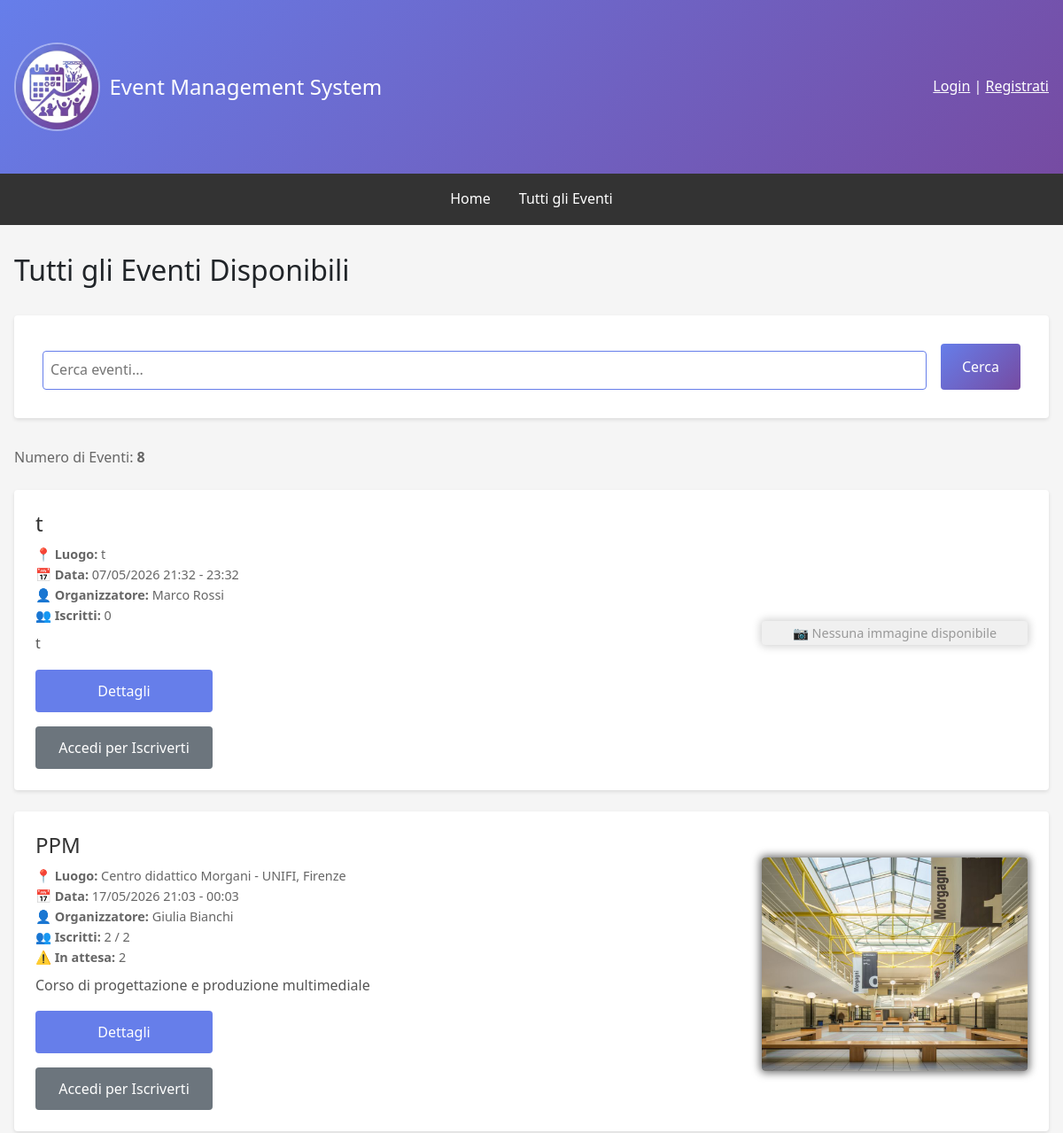
/events/ (upper part), run on an earlier commit of the app's database.
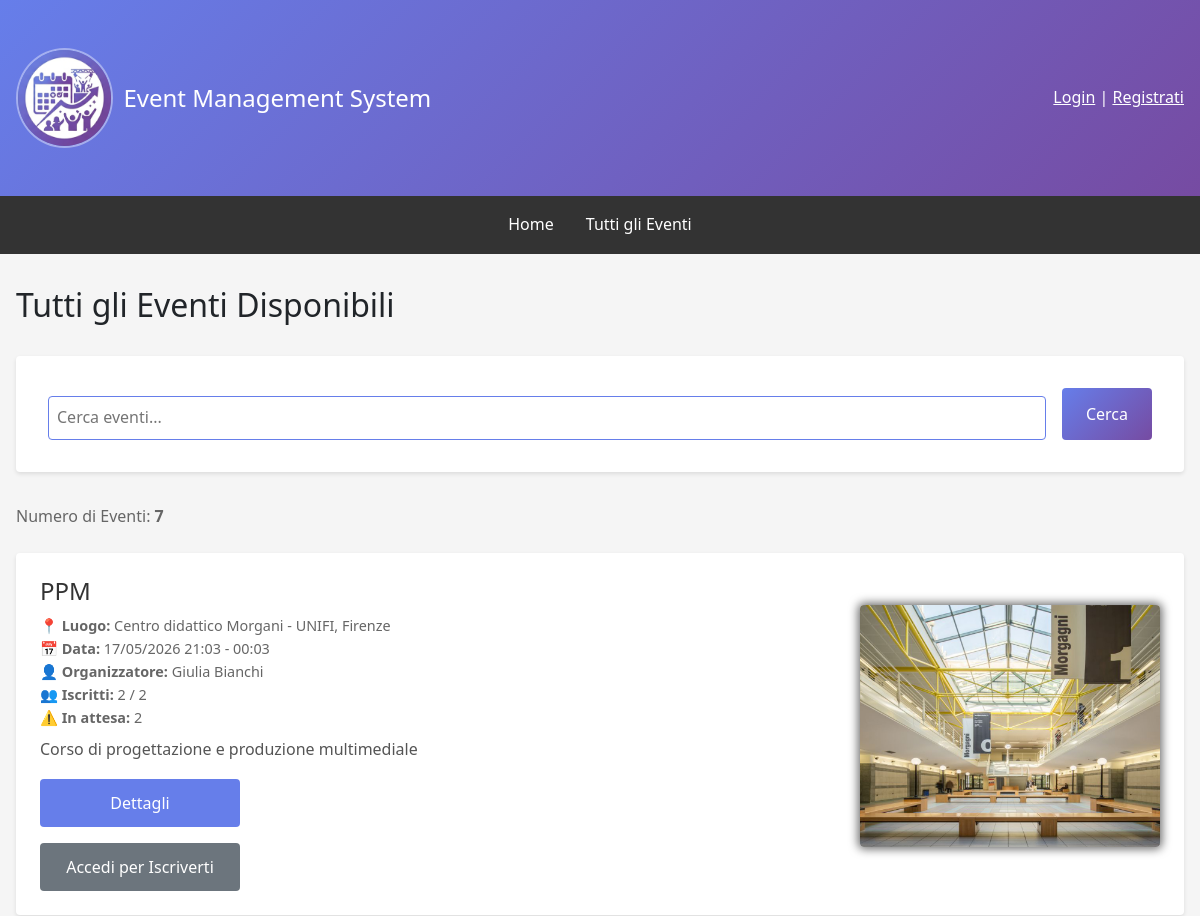
And on a later commit of the database.
### events/models.py (models this page shows, shortened)
class Event(models.Model):
    STATUS_CHOICES = [('draft', 'Bozza'), ('published', 'Pubblicato'), ('ongoing', 'In Corso'), ('completed', 'Completato'), ('cancelled', 'Annullato')]
    title = models.CharField(max_length=200, verbose_name='Titolo')
    description = models.TextField(verbose_name='Descrizione')
    organizer = models.ForeignKey(User, on_delete=models.CASCADE, related_name='organized_events', verbose_name='Organizzatore')
    location = models.CharField(max_length=255, verbose_name='Luogo')
    start_date = models.DateTimeField(verbose_name='Data e Ora Inizio')
    end_date = models.DateTimeField(verbose_name='Data e Ora Fine')
    max_attendees = models.IntegerField(null=True, blank=True, verbose_name='Numero Massimo Partecipanti')
    image = models.ImageField(upload_to='event_images/', blank=True, null=True, verbose_name='Immagine')
    status = models.CharField(max_length=15, choices=STATUS_CHOICES, default='draft', verbose_name='Stato')
    created_at = models.DateTimeField(auto_now_add=True)
    updated_at = models.DateTimeField(auto_now=True)
    deleted_at = models.DateTimeField(null=True, blank=True, verbose_name='Eliminato il')
    class Meta:
        ordering = ['-start_date']
        permissions = [('can_create_event', 'Può creare eventi'), ('can_edit_own_events', 'Può modificare i propri eventi'), ('can_delete_own_events', 'Può eliminare i propri eventi'), ('can_view_attendees', 'Può visualizzare la lista dei partecipanti')]
    @property
    def get_confirmed_attendees_count(self):
        return self.eventregistration_set.filter(status='confirmed').count()
    def get_pending_attendees_count(self):
        return self.eventregistration_set.filter(status='pending').count()

### events/views.py (the view)
# urls.py: path('', views.EventListView.as_view(), name='event_list'),
class EventListView(ListView):
    model = Event
    template_name = 'events/event_list.html'
    context_object_name = 'events'
    paginate_by = 10
    def get_queryset(self):
        queryset = Event.objects.filter(status='published', deleted_at__isnull=True).order_by('start_date')
        query = self.request.GET.get('q')
        if query:
            queryset = queryset.filter(Q(title__icontains=query) | Q(description__icontains=query) | Q(location__icontains=query))
        return queryset
    def get_context_data(self, **kwargs):
        context = super().get_context_data(**kwargs)
        context['total_events'] = Event.objects.filter(status='published').count()
        if self.request.user.is_authenticated:
            user_registrations = EventRegistration.objects.filter(user=self.request.user).values_list('event_id', flat=True)
            context['registered_events'] = user_registrations
        return context

### templates/events/event_list.html (shortened to what this page needs)
{% extends 'base.html' %}
{% block content %}
<h2>Tutti gli Eventi Disponibili</h2>
<form method="get" class="search-form">
    <input type="text" name="q" placeholder="Cerca eventi..." value="{{ request.GET.q }}" aria-label="Cerca eventi">
    <button type="submit" class="btn" style="background: linear-gradient(135deg, #667eea 0%, #764ba2 100%);">Cerca</button>
</form>
<p style="color: #666; margin-bottom: 1.5rem;">
    Numero di Eventi: <strong>{{ total_events }}</strong>
</p>
{% if events %}
    {% for event in events %}
        <div class="event-card">
            <div class="event-content">
                <h3 class="event-title">{{ event.title }}</h3>
                <div class="event-meta">
                    <strong>📍 Luogo:</strong> {{ event.location }}<br>
                    <strong>📅 Data:</strong> {{ event.start_date|date:"d/m/Y H:i" }} - {{ event.end_date|date:"H:i" }}<br>
                    <strong>👤 Organizzatore:</strong> {{ event.organizer.get_full_name|default:event.organizer.username }}<br>
                    <strong>👥 Iscritti:</strong> {{ event.get_confirmed_attendees_count }}{% if event.max_attendees %} / {{ event.max_attendees }}{% endif %}<br>
                    {% if event.get_pending_attendees_count > 0 %}<strong>⚠️ In attesa:</strong> {{ event.get_pending_attendees_count }}{% endif %}
                </div>
                <p class="event-description">{{ event.description|truncatewords:30 }}</p>
                <div style="display: flex; gap: 1rem; flex-wrap: wrap;" class="event-card-buttons">
                    <a href="{% url 'events:event_detail' event.pk %}" class="btn">Dettagli</a>
                    {% if request.user.is_authenticated %}
                        {% if not request.user.is_staff %}
                            {% if event.pk in registered_events and user_registration.status != 'cancelled' %}
                                <span style="padding: 0.75rem; background-color: #28a745; color: white; border-radius: 4px;">✓ Iscritto</span>
                            {% else %}
                                <a href="{% url 'events:event_register' event.pk %}" class="btn btn-secondary">Iscriviti</a>
                            {% endif %}
                        {% endif %}
                    {% else %}
                        <a href="{% url 'users:login' %}" class="btn btn-secondary">Accedi per Iscriverti</a>
                    {% endif %}
                </div>
            </div>
            {% if event.image %}
                <div class="event-thumbnail">
                    <img src="{{ event.image.url }}" alt="{{ event.title }}" style="width: 100%; height: auto; margin-bottom: 1rem; border-radius: 4px; box-shadow: 0 0 10px 2px dimgray">
                </div>
            {% else %}
                <div class="no-image" style="text-align: center; margin-bottom: 1rem; padding: 2px; border-radius: 4px; box-shadow: 0 0 10px 2px lightgray">
                    <span>📷 Nessuna immagine disponibile</span>
                </div>
            {% endif %}
        </div>
    {% endfor %}
{% else %}
    <p style="text-align: center; padding: 2rem; color: #666;">Nessun evento disponibile in questo momento.</p>
{% endif %}
{% endblock %}

### templates/base.html (shortened to what this page needs)
{% load static %}
<!DOCTYPE html>
<html lang="it">
<head>
    <link href="https://cdn.jsdelivr.net/npm/bootstrap@5.3.0/dist/css/bootstrap.min.css" rel="stylesheet">
</head>
<body>
    <header>
        <div class="container">
            <div class="header-content">
                <div class="header-logo">
                    <a href="{% url 'home' %}" style="text-decoration: none; color: inherit; display: flex; align-items: center; gap: 10px;">
                        <img src="{% static 'favicon.ico' %}" alt="Event Management System Logo">
                        <h1>Event Management System</h1>
                    </a>
                </div>
                <div class="user-info">
                    {% if user.is_authenticated %}
                        <span>Benvenuto, {{ user.first_name|default:user.username }}!</span>
                        <a href="{% url 'users:profile' %}" style="color: white; text-decoration: underline;">Profilo</a> |
                        <form method="post" action="{% url 'users:logout' %}" style="display: inline; margin: 0; padding: 0; background: none; border:none; outline: none; box-shadow: none;">
                            {% csrf_token %}
                            <button type="submit" style="background: none; border: none; color: white; text-decoration: underline; cursor: pointer; padding: 0; font: inherit; outline: none; box-shadow: none;">
                                Logout
                            </button>
                        </form>
                    {% else %}
                        <a href="{% url 'users:login' %}" style="color: white; text-decoration: underline;">Login</a> |
                        <a href="{% url 'users:register' %}" style="color: white; text-decoration: underline;">Registrati</a>
                    {% endif %}
                </div>
            </div>
        </div>
    </header>
    <nav>
        <div class="nav-links">
            <a href="{% url 'home' %}">Home</a>
            <a href="{% url 'events:event_list' %}">Tutti gli Eventi</a>
        </div>
    </nav>
    <div class="container">
        {% block content %}{% endblock %}
    </div>
</body>
</html>

### templates/base.html (style rules this page uses)
* { margin: 0; padding: 0; box-sizing: border-box; }
body { font-family: 'Segoe UI', Tahoma, Geneva, Verdana, sans-serif; background-color: #f5f5f5; line-height: 1.6; }
header { background: linear-gradient(135deg, #667eea 0%, #764ba2 100%); color: white; padding: 1rem 0; }
.header-logo { display: flex; align-items: center; gap: 0.75rem; }
.header-logo img { height: 100px; width: auto; border: 2px solid rgb(255 255 255 / 0.4); border-radius: 50%; }
.header-logo h1 { margin: 0; font-size: 1.5rem; }
nav { background-color: #333; padding: 0; position: relative; transition: all 0.3s ease; }
.nav-links { display: flex; justify-content: center; padding: 0.5rem; transition: all 0.3s ease; }
nav a { display: inline-block; color: white; text-decoration: none; padding: 0.5rem 1rem; font-size: 1rem; transition: all 0.3s ease; }
.container { max-width: 1200px; margin: 0 auto; padding: 2rem 1rem; }
.header-content { display: flex; justify-content: space-between; align-items: center; }
.btn { display: inline-block; padding: 0.75rem 1.5rem; background-color: #667eea; color: white; text-decoration: none; border-radius: 4px; border: none; cursor: pointer; font-size: 1rem; }
.btn-secondary { background-color: #6c757d; }
.event-card { background: white; padding: 1.5rem; margin-bottom: 1rem; border-radius: 4px; box-shadow: 0 2px 4px rgba(0,0,0,0.1); }
.event-title { font-size: 1.5rem; margin-bottom: 0.5rem; color: #333; }
.event-meta { color: #666; font-size: 0.9rem; margin-bottom: 0.5rem; }
.event-description { color: #555; margin-bottom: 1rem; }
form { background: white; padding: 2rem; border-radius: 4px; box-shadow: 0 2px 4px rgba(0,0,0,0.1); }
input, textarea, select { width: 100%; padding: 0.5rem; margin-top: 0.5rem; border: 1px solid #ddd; border-radius: 4px; font-family: inherit; font-size: 1rem; }
.user-info { color: white; }

### templates/events/event_list.html (style rules this page uses)
.search-form { display: flex; gap: 1rem; margin: 2rem 0; flex-wrap: wrap; }
.search-form input { flex: 1; min-width: 200px; border: 1px solid #667eea; }
.search-form button { white-space: nowrap; }
.event-card { display: flex; gap: 1.5rem; align-items: center; margin-bottom: 1.5rem; }
.event-content { flex: 2; }
.event-thumbnail { flex: 1; min-width: 150px; max-width: 300px; align-self: center; }
.event-thumbnail img { height: 100%; width: auto; border-radius: 8px; box-shadow: 0 0 10px 2px dimgray; object-fit: cover; display: block; }
.event-card-buttons { display: flex; flex-direction: column; gap: 0.75rem; justify-content: center; min-width: 140px; width: auto; }
.event-card-buttons .btn, .event-card-buttons span { text-align: center; width: 200px; min-width: 120px; display: inline-flex; align-items: center; justify-content: center; box-sizing: border-box; white-space: nowrap; }

What changed in the data, as far as the page shows it:
removed Event: title "t", location "t", start_date "07/05/2026 21:32", end_date "23:32", organizer.get_full_name "Marco Rossi", get_confirmed_attendees_count "0", description "t", image "📷 Nessuna immagine disponibile"
Also different on the page:
{{ total_events }}: "8" → "7"
